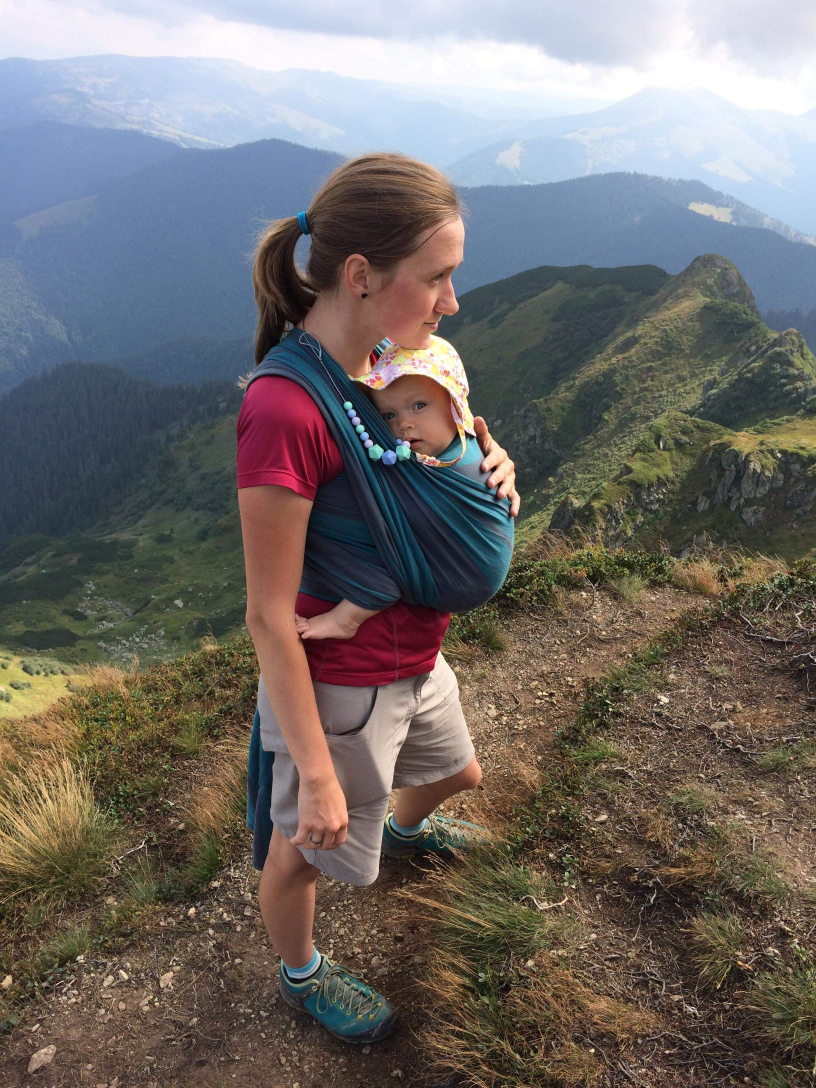
#> input picture image/dashka.jpg, 2448 x 3264 px (shown at 1/3 size)
$ python script1.py
#> lines starting #> are read from the running program, lines starting #| are printed output that depends on the picture
import cv2

img = cv2.imread("dashka.jpg", 0)
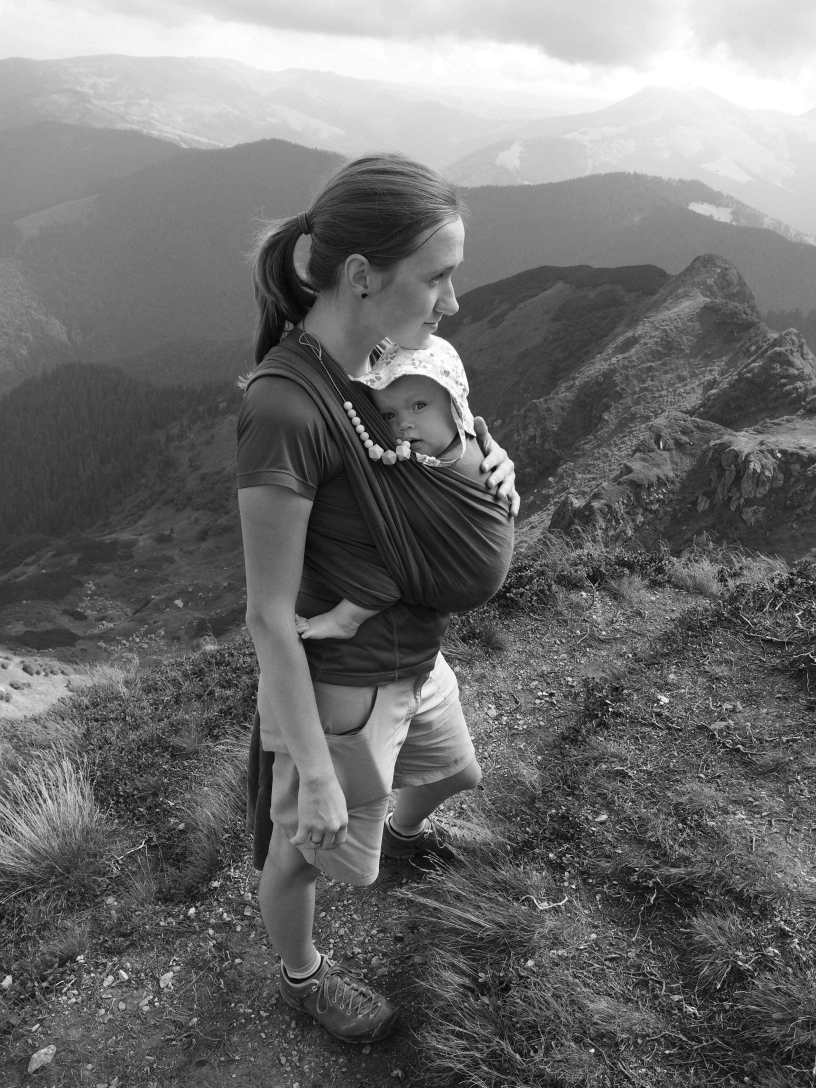
#> img: shape (3264, 2448) (shown at 1/3 size); min 0, max 255, mean 109

print(img.shape, img.ndim)
#| (3264, 2448) 2

resized_img = cv2.resize(img,(int(img.shape[1]/4), int(img.shape[0]/4)))
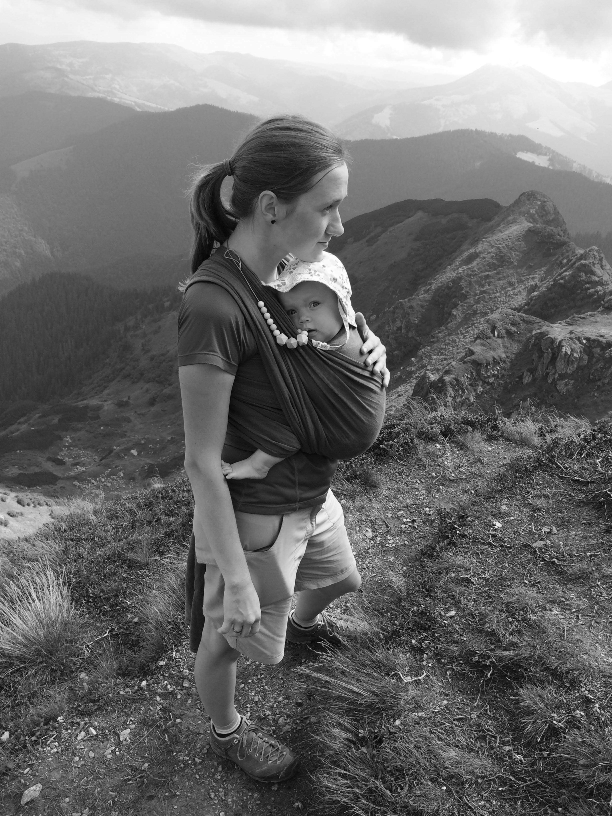
#> resized_img: shape (816, 612); min 3, max 255, mean 109.1

cv2.imshow("Dashka",resized_img)
cv2.imwrite("Resized_dashka.jpg", resized_img)
cv2.waitKey(5000)
cv2.destroyAllWindows()
